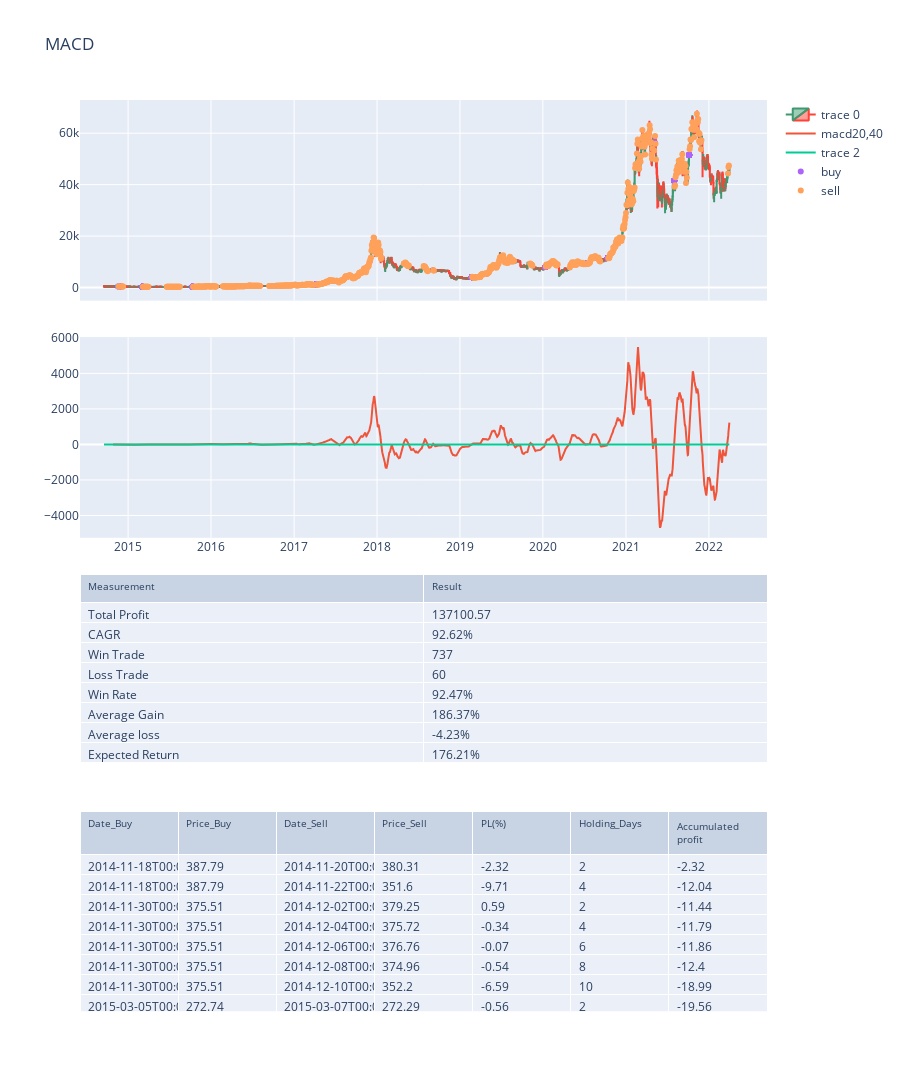

The notebook cell saved with this chart:
### Code cell
#11.Plot graph

df_plt = ohlc_intraday[ticker].copy()
macd=calculate_macd(df_plt["Close"],fast,slow)
df_plt = pd.concat([df_plt,macd],axis=1,join='outer')[:-1]
df_plt['Date'] = pd.to_datetime(df_plt['Date'], format='%d-%m-%Y')
df_plt['0']=0

fig = make_subplots(rows=4, cols=1,shared_xaxes=True, vertical_spacing=0.04,
specs=[[{"type": "scatter"}],[{"type": "scatter"}],
      [{"type": "table"}],[{"type": "table"}]])

buy = df_Trading[['Date_Buy','Price_Buy']].copy()
sell = df_Trading[['Date_Sell','Price_Sell']].copy()

fig.add_trace(go.Candlestick(x=df_plt['Date'],
            open=df_plt['Open'],
            high=df_plt['High'],
            low=df_plt['Low'],
            close=df_plt['Close']),row=1,col=1)

fig.add_trace(go.Scatter(x = df_plt['Date'], y=df_plt['macd'],mode='lines',name='macd'+str(fast)+','+str(slow)),row=2,col=1)
fig.add_trace(go.Scatter(x = df_plt['Date'], y=df_plt['0'],mode='lines'),row= 2,col =1)

fig.add_trace(go.Scatter(x = buy['Date_Buy'], y=buy['Price_Buy'],mode='markers',name='buy'),row= 1,col =1)
fig.add_trace(go.Scatter(x = sell['Date_Sell'], y=sell['Price_Sell'],mode='markers',name='sell'),row= 1,col =1)

fig.add_trace(go.Table(header=dict(values=df_summary.columns,font=dict(size=10),align="left"),
        cells=dict(values=[df_summary[k].tolist() for k in df_summary.columns],align = "left")),row=3, col=1)

fig.add_trace(go.Table(header=dict(values=df_Trading.columns,font=dict(size=10),align="left"),
        cells=dict(values=[df_Trading[k].tolist() for k in df_Trading.columns],align = "left")),row=4, col=1)

fig.update_layout( height=1200, showlegend=True, title_text='MACD')
fig.update_layout(xaxis_rangeslider_visible=False)

fig.show()

### Figure 1 — Plotly figure (JSON) as saved in the notebook; plotly's stock layout.template omitted (floating-point values rounded to 4 significant figures; data arrays with more than 128 entries replaced by an {"elided": "..."} marker saying what was removed)
{"data": [{"close": {"elided": "2754 float values"}, "high": {"elided": "2754 float values"}, "low": {"elided": "2754 float values"}, "open": {"elided": "2754 float values"}, "x": {"elided": "2754 str values"}, "type": "candlestick", "xaxis": "x", "yaxis": "y"}, {"mode": "lines", "name": "macd20,40", "x": {"elided": "2754 str values"}, "y": {"elided": "2754 float values"}, "type": "scatter", "xaxis": "x2", "yaxis": "y2"}, {"mode": "lines", "x": {"elided": "2754 str values"}, "y": {"elided": "2754 int values"}, "type": "scatter", "xaxis": "x2", "yaxis": "y2"}, {"mode": "markers", "name": "buy", "x": {"elided": "797 str values"}, "y": {"elided": "797 float values"}, "type": "scatter", "xaxis": "x", "yaxis": "y"}, {"mode": "markers", "name": "sell", "x": {"elided": "797 str values"}, "y": {"elided": "797 float values"}, "type": "scatter", "xaxis": "x", "yaxis": "y"}, {"cells": {"align": "left", "values": [["Total Profit", "CAGR", "Win Trade", "Loss Trade ", "Win Rate", "Average Gain", "Average loss", "Expected Return"], [137100.0, "92.62%", 737, 60, "92.47%", "186.37%", "-4.23%", "176.21%"]]}, "header": {"align": "left", "font": {"size": 10}, "values": ["Measurement", "Result"]}, "type": "table", "domain": {"x": [0.0, 1.0], "y": [0.26, 0.48]}}, {"cells": {"align": "left", "values": {"elided": "7x797 mixed values"}}, "header": {"align": "left", "font": {"size": 10}, "values": ["Date_Buy", "Price_Buy", "Date_Sell", "Price_Sell", "PL(%)", "Holding_Days", "Accumulated profit"]}, "type": "table", "domain": {"x": [0.0, 1.0], "y": [0.0, 0.22]}}], "layout": {"xaxis": {"anchor": "y", "domain": [0.0, 1.0], "matches": "x2", "showticklabels": false, "rangeslider": {"visible": false}}, "yaxis": {"anchor": "x", "domain": [0.78, 1.0]}, "xaxis2": {"anchor": "y2", "domain": [0.0, 1.0]}, "yaxis2": {"anchor": "x2", "domain": [0.52, 0.74]}, "title": {"text": "MACD"}, "height": 1200, "showlegend": true}}
